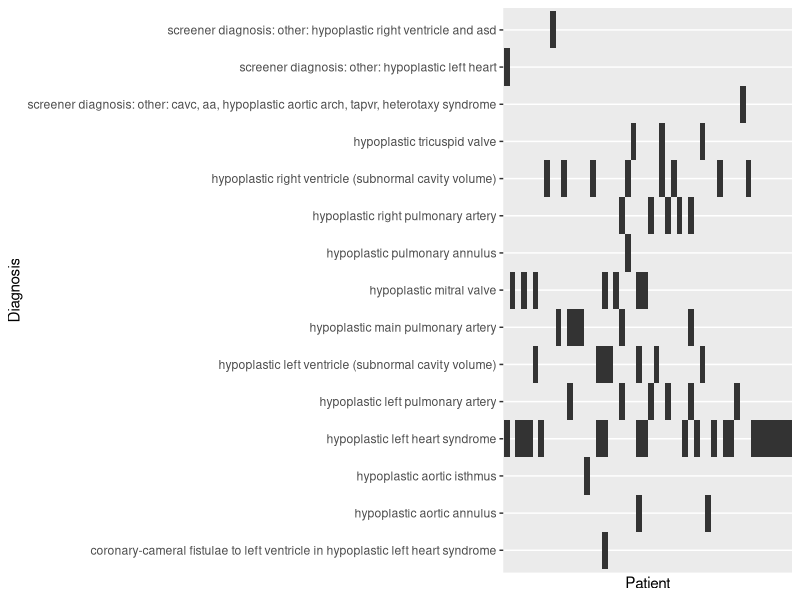
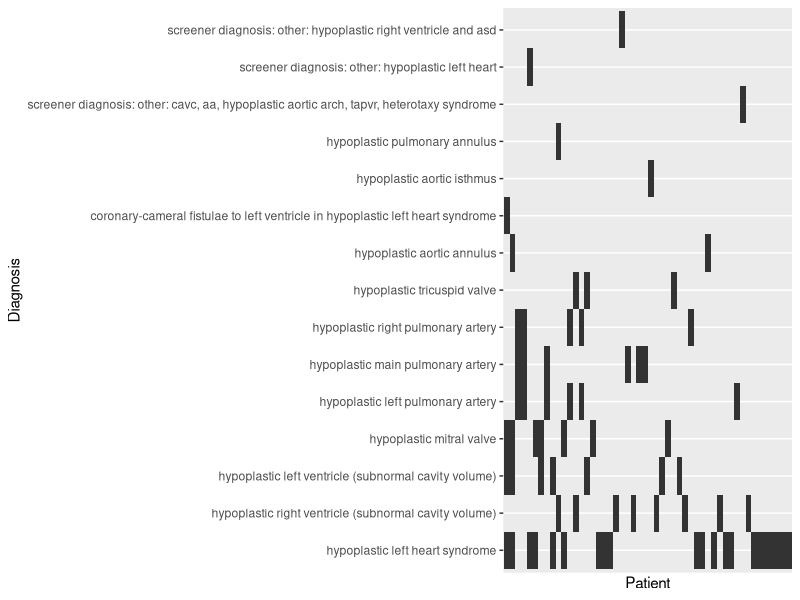
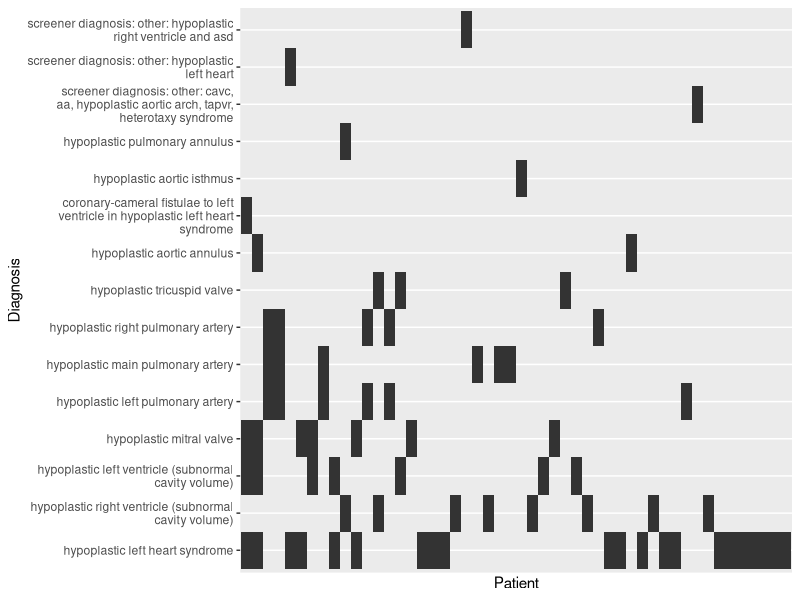
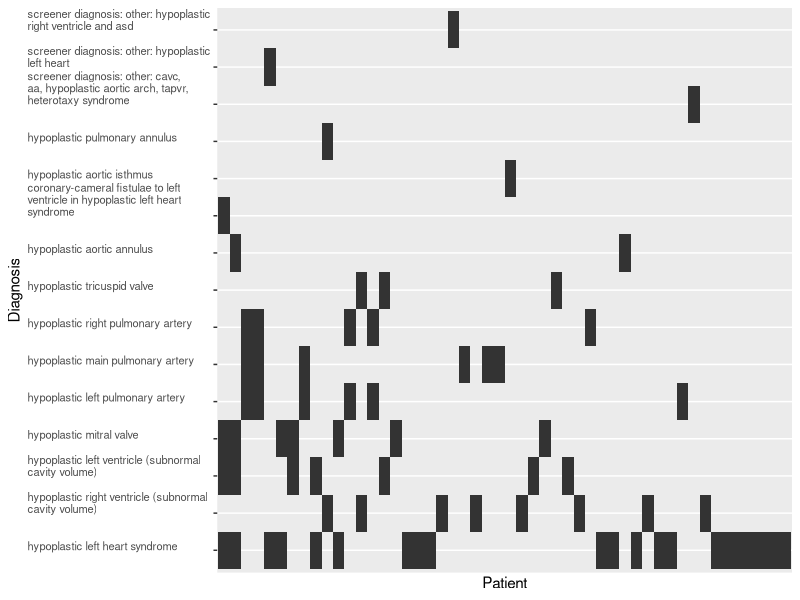

The R source for these figures, in order:
## ---- chunk 1

## ---- chunk 2
library(tidyverse)
options(
  htmltools.dir.version = FALSE, # for blogdown
  show.signif.stars = FALSE,     # for regression output
  warn = 1,
  pillar.print_max = 12,
  pillar.print_min = 8,
  pillar.max_footer_lines = 3,
  pillar.width = 65,
  width = 65)
knitr::opts_chunk$set(cache = TRUE)
## ---- chunk 3
diagnoses = read_csv('l10/data/cardiac-dx.csv')
diagnoses
## ---- chunk 4
diagnoses %>% count(diagnoses) %>% 
  arrange(desc(n))
## ---- chunk 5
filter(diagnoses, str_detect(diagnoses, 'hypoplastic'))
## ---- chunk 6
diagnoses_row = diagnoses %>% 
  tidyr::separate_rows(diagnoses, 
                       sep = " \\| ") #WTH? #<< 
diagnoses_row
## ---- chunk 7
diagnoses_row %>% filter(str_detect(diagnoses, 'hypoplastic')) %>%
  count(diagnoses) %>% arrange(desc(n))
## ---- chunk 8
diagnoses_row %>% filter(str_detect(diagnoses, 'hypoplastic')) %>%
  ggplot(aes(y = diagnoses, x = as.factor(id))) + 
  geom_tile() + 
  scale_x_discrete(breaks = NULL) +
  labs(y = "Diagnosis", x = 'Patient', 
       main = 'Co-occurrence of hypoplastic heart disorders')
## ---- chunk 9

## ---- chunk 10
diagnoses_row %>% filter(str_detect(diagnoses, 'hypoplastic')) %>%
  ggplot(aes(y = fct_infreq(diagnoses), x = fct_infreq(as.factor(id)))) + #<< 
  geom_tile() + 
  scale_x_discrete(breaks = NULL) +
  labs(y = "Diagnosis", x = 'Patient', 
       main = 'Co-occurrence of hypoplastic heart disorders')
## ---- chunk 11

## ---- chunk 12
diagnoses_row %>% filter(str_detect(diagnoses, 'hypoplastic')) %>%
  mutate(diagnoses = str_wrap(diagnoses, width = 40)) %>% #<<
  ggplot(aes(y = fct_infreq(diagnoses), x = fct_infreq(as.factor(id)))) + 
  geom_tile() + 
  scale_x_discrete(breaks = NULL) +
  labs(y = "Diagnosis", x = 'Patient', 
       main = 'Co-occurrence of hypoplastic heart disorders')
## ---- chunk 13

## ---- chunk 14
diagnoses_row %>% filter(str_detect(diagnoses, 'hypoplastic')) %>%
  mutate(diagnoses = str_wrap(diagnoses, width = 40)) %>%
  ggplot(aes(y = fct_infreq(diagnoses), x = fct_infreq(as.factor(id)))) + 
  geom_tile() + 
  theme(axis.text.y = element_text(hjust = 0, vjust = 0, size = 8)) + #<<
  scale_x_discrete(breaks = NULL) +
  labs(y = "Diagnosis", x = 'Patient', 
       main = 'Co-occurrence of hypoplastic heart disorders')
## ---- chunk 15

## ---- chunk 16
library(stringr)
library(glue)
## ---- chunk 17
names = c("Jeff B.", "Larry E.", "Warren B.")
favorite_food = c("caviar", "cake", "Pappy Van Winkle")
str_c(names, 
      " likes ", #note additional spaces
      favorite_food, ".")
## ---- chunk 18
dinner = glue::glue("{names} likes {favorite_food}.")
dinner
## ---- chunk 19
glue::glue("{names} \n {favorite_food} \U1F643.")
## ---- chunk 20
names
nchar(names)
## ---- chunk 21
str_sub(dinner, 1, 11)
## ---- chunk 22
str_sub(dinner, 
        #space + l-
        nchar(names) + 2, 
        #space + l-i-k-e
        nchar(names) + 6 
) = "demands"
dinner
## ---- chunk 23
str_split_fixed(dinner, " ",  4)
## ---- chunk 24
str_split_fixed(dinner, " ", 6)
## ---- chunk 25
str_split(dinner, " ")
## ---- chunk 26
data = read_csv("l10/ae/data/sample_sheet2.csv")
data
## ---- chunk 27
char_matrix = str_split_fixed(data$folder_name, pattern = "_", n = 6)
char_matrix
## ---- chunk 28
data %>% select(folder_name) %>% 
  mutate(treatment = char_matrix[,2],
         sample_ID = str_c(char_matrix[,2], "_", char_matrix[,3]),
         tissue_source = char_matrix[,4])
## ---- chunk 29
data %>% select(dataset) %>% 
  mutate(new_data = str_to_lower(dataset))
## ---- chunk 30
str_c(data$sample_ID, collapse=";")
## ---- chunk 31
lunch = c("one app", "two appetizers", "three apples")
str_view_all(lunch, 'apple')
## ---- chunk 32
str_view_all(lunch, 'app.')
## ---- chunk 33
str_view_all(lunch, 'app[le]')
## ---- chunk 34
str_view_all(lunch, 'app(le|etizer)s')
## ---- chunk 35
str_view_all(lunch, 'app.*')
## ---- chunk 36
str_view_all("red tired", "\\bred\\b")
## ---- chunk 37
str_view_all("red tired", "red")
## ---- chunk 38
str_detect(string = c("A", "AA", "AB", "B"), 
           pattern = "A")
str_detect(string = lunch, pattern = 'app.')
## ---- chunk 39
feline = c("The fur of cats goes by many names.", 
           "Infimum (the cat) is a cat with a most baleful meow.",
           "Dog.")
str_extract(string = feline, pattern = "cat")
str_extract_all(string = feline, pattern = "cat")
## ---- chunk 40
feline = c("The fur of cats goes by many names.", 
           "Infimum (the cat) is a cat with a most baleful meow.",
           "Dog.")
str_match(feline, "cat")
## ---- chunk 41
feline = c("The fur of cats goes by many names.", 
           "Infimum (the cat) is a cat with a most baleful meow.",
           "Dog.")
str_match(feline, "(\\w*) cat.? (\\w*)")
## ---- chunk 42
feline = c("The fur of cats goes by many names.", 
           "Infimum (the cat) is a cat with a most baleful meow.",
           "Dog.")

str_match_all(feline, "(\\w*) cat.? (\\w*)")

## ---- chunk 43
feline = c("The fur of cats goes by many names.", 
           "Infimum (the cat) is a cat with a most baleful meow.",
           "Dog.")

str_replace(feline, "cat", "murder machine")
## ---- chunk 44
feline = c("The fur of cats goes by many names.", 
           "Infimum (the cat) is a cat with a most baleful meow.",
           "Dog.")

str_replace_all(feline, "cat", "murder machine")
## ---- chunk 45
str_replace_all(feline, "(\\w*)", "\\1\\1")
## ---- chunk 46
word_df = tibble(word = words)
## ---- chunk 47
filter(word_df, str_detect(word, "x"))
## ---- chunk 48
filter(word_df, str_detect(word, "x$"))
## ---- chunk 49
filter(word_df, str_detect(word, "^x"))
## ---- chunk 50
filter(word_df, str_detect(word, '.+x.+'))
## ---- chunk 51
word_df %>% 
  mutate(vowels = str_count(word, "[aeiouAEIOU]"),
         vowels_per_letter = vowels/nchar(word)) %>% 
  summarise(mean(vowels), mean(vowels_per_letter))
## ---- chunk 52
filter(word_df, str_detect(word, '[aeiou]{3,10}'))
## ---- chunk 53
sentence_df = tibble(sentence  = sentences)
sentence_df
## ---- chunk 54
sentence_df %>% mutate(first_word = str_extract(sentence, '\\w*')) %>% head(3)# doesn't include apostrophes '''
sentence_df %>% mutate(first_word = str_extract(sentence, '([^ ])*'))
## ---- chunk 55
filter(sentence_df, str_detect(sentence, ("red|blue|green")))
## ---- chunk 56
sentence_df = sentence_df %>% 
  mutate(ends_in_s = str_match(sentence, "([^ ]*s)\\b")[,2])
sentence_df
## ---- chunk 57
filter(sentence_df, str_detect(sentence, ("\\bred\\b|\\bblue\\b|\\bgreen\\b")))
